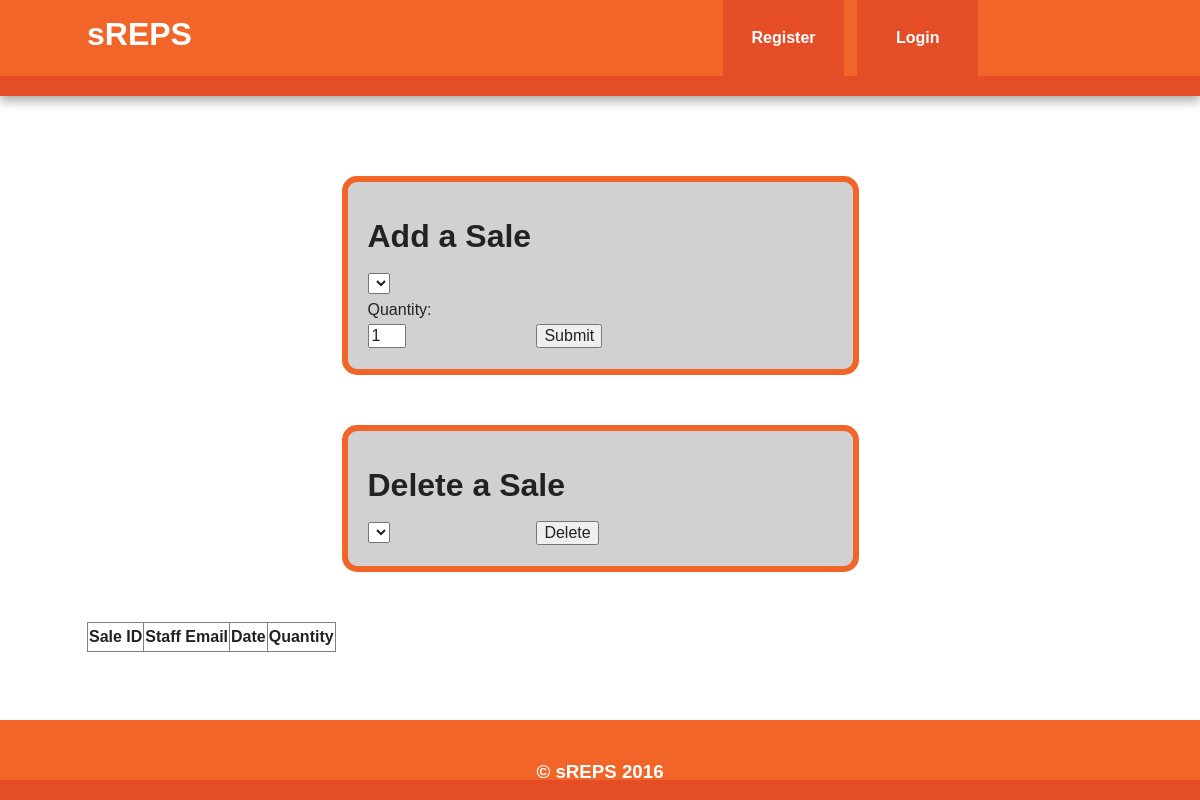
Page /sales.php on the earlier database version.
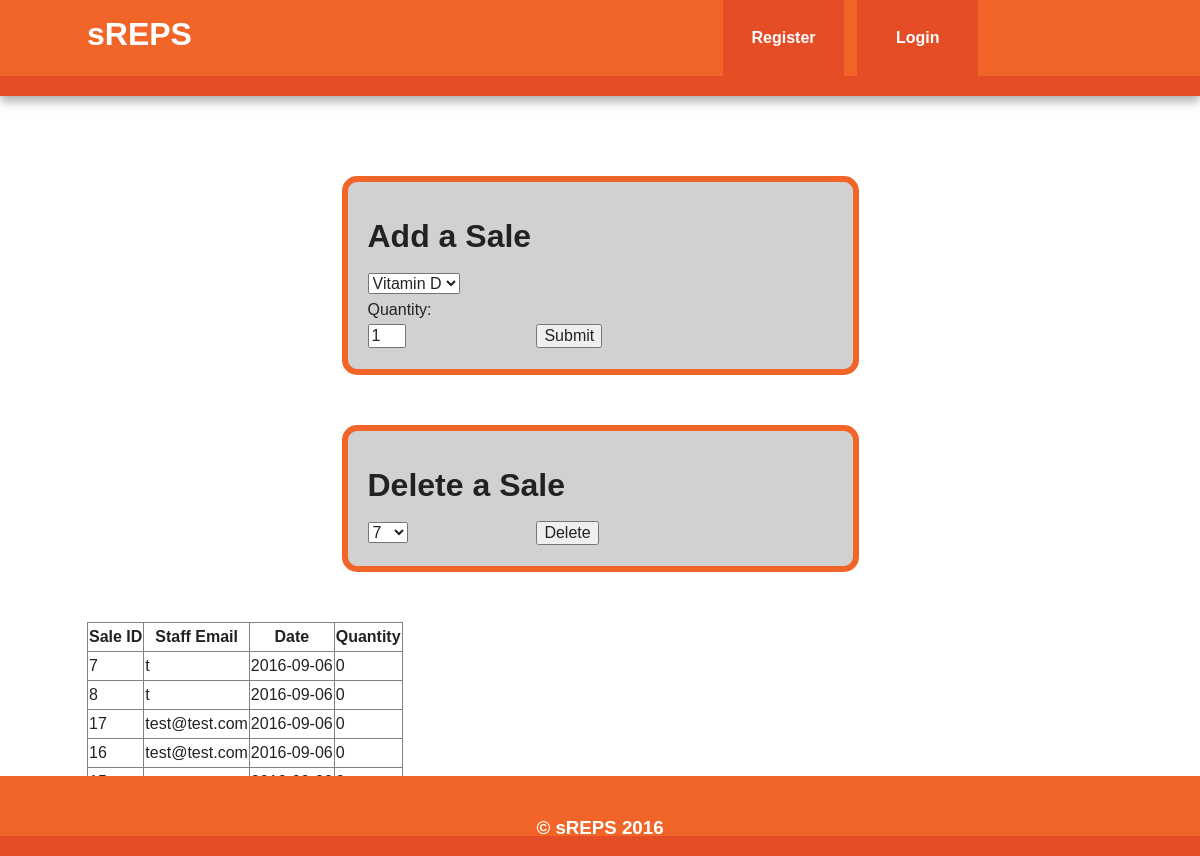
Same page on the later database version.
### tables this page shows
CREATE TABLE `sale` (
  `sale_id` int(11) NOT NULL,
  `user_email` varchar(20) NOT NULL,
  `date` date NOT NULL,
  `quantity` int(5) NOT NULL
);

### sales.php (the view, shortened to what this page needs)
<?php
	include 'header.php';
?>
        <div class="main-container">
            <div class="main wrapper clearfix">
	<?php
		$host = "localhost";
		$user = "root";
		$pwd = "";
		$sql_db = "srepsdb";
		$conn = @mysqli_connect($host, $user, $pwd, $sql_db);
		if (!$conn)
		{
			echo "<p>Database connection failure</p>";
		}
		else
		{
			$query = "SELECT * FROM sale";
			$result = mysqli_query($conn, $query);
		}
	?>
		<div id="contact-form">
			<h1>Add a Sale</h1>
			<form action="addrecord.php" method="post">
				<label>
					<?php
						$conn2 = @mysqli_connect($host, $user, $pwd, $sql_db);
						if (!$conn2)
						{
							echo "<p>Database connection failure</p>";
						}
						else
						{
							$query2 = "SELECT item_name FROM item";
							$result2 = mysqli_query($conn2, $query2);
							if(!$result2)
							{
								echo "<p>Something is wrong with ", $query, "</p>";
							}
							else
							{
								echo '<select name="item_name">';
								while ($row2 = mysqli_fetch_assoc($result2))
								{
									echo '<option>',$row2["item_name"],'</option>';
								}
								echo "</select>";
							}
						}
					?>
          <label>Quantity: <input type="text" name="item_quantity" size="1" value="1"></label>
				</label>
				<label>&nbsp; </label>
				<label><input type="submit" value="Submit" class="button" /></label>
			</form>
		</div>
    <div id="contact-form">
      <h1>Delete a Sale</h1>
      <form action="deletesales.php" method="post">
        <label>
          <?php
            $conn2 = @mysqli_connect($host, $user, $pwd, $sql_db);
            if (!$conn2)
            {
              echo "<p>Database connection failure</p>";
            }
            else
            {
              $query2 = "select sale_id from sale";
              $result2 = mysqli_query($conn2, $query2);
              if(!$result2)
              {
                echo "<p>Something is wrong with ", $query, "</p>";
              }
              else
              {
                echo '<select name="sale_id">';
                while ($row2 = mysqli_fetch_assoc($result2))
                {
                  echo '<option>',$row2["sale_id"],'</option>';
                }
                echo "</select>";
              }
            }
          ?>
        </label>
        <label>&nbsp; </label>
        <label><input type="submit" value="Delete" class="button" /></label>
      </form>
    </div>
<?php
echo "<table id=\"salelist\" border=\"1\">";
echo "<tr>"
  ."<th scope=\"col\">Sale ID</th>"
  ."<th scope=\"col\">Staff Email</th>"
  ."<th scope=\"col\">Date</th>"
  ."<th scope=\"col\">Quantity</th>"
  ."</tr>";
  while ($row = mysqli_fetch_assoc($result))
  {
    echo "<tr>";
    echo "<td>",$row["sale_id"],"</td>";
    echo "<td>",$row["user_email"],"</td>";
    echo "<td>",$row["date"],"</td>";
    echo "<td>",$row["quantity"],"</td>";
    echo "</tr>";
  }
echo "</table>";
?>
            </div>
        </div>
<?php
	include 'footer.php';
?>
    </body>
</html>

### header.php (shortened to what this page needs)
<!DOCTYPE html>
 <html class="no-js">
    <head>
        <link rel="stylesheet" href="css/normalize.min.css">
        <link rel="stylesheet" href="css/main.css">
    </head>
    <body>
    <div class="page-wrap">
        <div class="header-container">
            <header class="wrapper clearfix">
                <h1 class="title">sREPS</h1>
                <nav>
                       <ul>
                        <?php if (!isset($_SESSION['email'])) echo "<li><a href='register.php'>Register</a></li>"; ?>
                        <?php if (!isset($_SESSION['email'])) echo "<li><a href='log.php'>Login</a></li>"; ?>
                    </ul>
                </nav>
            </header>
        </div>

### footer.php (shortened to what this page needs)
<div class="footer-container">
    <footer class="wrapper">
        <h3>© sREPS 2016
             ?></h3>
    </footer>
</div>

### css/main.css (style rules this page uses)
#contact-form { background-color:#D1D1D1; width:465px; padding:20px; margin: 50px auto; border: 6px solid #f16529; -moz-border-radius:15px; -webkit-border-radius:15px; border-radius:15px; position:relative; }
label { display:inline-block; width:80px; }
html, button, input, select, textarea { color: #222; }
html { font-size: 1em; line-height: 1.4; }
body { font: 16px/26px Helvetica, Helvetica Neue, Arial; }
.wrapper { width: 90%; margin: 0 5%; }
.header-container { border-bottom: 20px solid #e44d26; }
.footer-container, .main aside { border-bottom: 20px solid #e44d26; width:100%; height:60px; position:fixed; padding-top:-3cm; bottom:0; left:0; background:#ee5; text-align: center; }
.header-container, .footer-container, .main aside { background: #f16529; }
.title { color: white; }
nav ul { margin: 0; padding: 0; }
nav a { display: block; margin-bottom: 10px; padding: 15px 0; text-align: center; text-decoration: none; font-weight: bold; color: white; background: #e44d26; }
.main { padding: 30px 0; }
.footer-container footer { color: white; padding: 20px 0; }
@media only screen and (min-width: 480px) { nav a { float: left; width: 27%; margin: 0 1.7%; padding: 25px 2%; margin-bottom: 0; } }
@media only screen and (min-width: 480px) { nav li:first-child a { margin-left: 0; } }
@media only screen and (min-width: 480px) { nav li:last-child a { margin-right: 0; } }
@media only screen and (min-width: 480px) { nav ul li { display: inline; } }
@media only screen and (min-width: 768px) { .header-container, .main aside { -webkit-box-shadow: 0 5px 10px #aaa; -moz-box-shadow: 0 5px 10px #aaa; box-shadow: 0 5px 10px #aaa; } }
@media only screen and (min-width: 768px) { .title { float: left; } }
@media only screen and (min-width: 768px) { nav { float: right; width: 38%; } }
@media only screen and (min-width: 1140px) { .wrapper { width: 1026px; margin: 0 auto; } }
.clearfix:before, .clearfix:after { content: " "; display: table; }
.clearfix:after { clear: both; }
.clearfix { *zoom: 1; }

Differences in the rows shown:
added sale: sale_id "7", user_email "t", date "2016-09-06", quantity "0"
added sale: sale_id "8", user_email "t", date "2016-09-06", quantity "0"
added sale: sale_id "17", user_email "test@test.com", date "2016-09-06", quantity "0"
added sale: sale_id "16", user_email "test@test.com", date "2016-09-06", quantity "0"
Other differences:
form field item_name: (not shown) → "Vitamin D"
form field sale_id: (not shown) → "7"
